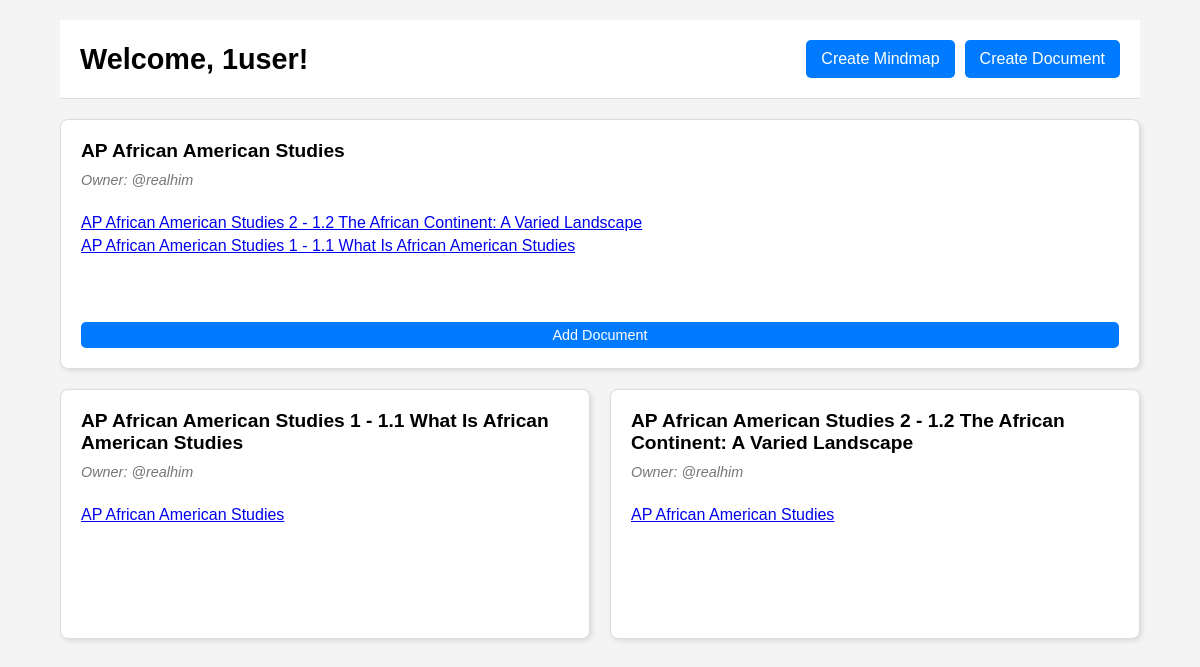
Screenshot of /map/ (signed in) with the database file from the repository.
### members/models.py (models this page shows, shortened)
class Member(models.Model):
    username = models.CharField(max_length=255)
    authuser = models.OneToOneField(User, on_delete=models.CASCADE)
    userId = models.BigAutoField(auto_created=True, primary_key=True, serialize=False, unique = True, null = False)
    friends = models.ManyToManyField("self", blank = True)

class Mindmap(models.Model):
    mapid = models.BigAutoField(auto_created=True, primary_key=True, serialize=False, unique = True, null = False)
    creatorId = models.BigIntegerField(blank=False)
    name = models.CharField(max_length = 120, null = True)
    map = models.TextField()
    viewers = models.ManyToManyField(Member, blank = True)

class Document(models.Model):
    documentId = models.BigAutoField(auto_created=True, primary_key=True, serialize=False, unique = True, null = False)
    creatorId = models.BigIntegerField(blank=False)
    name = models.CharField(max_length = 120, null=True)
    text = models.TextField()
    viewers = models.ManyToManyField(Member, blank = True)
    Mindmaps = models.ManyToManyField(Mindmap, blank = True, related_name="documents")

### map/views.py (the view, shortened to what this page needs)
# urls.py: path('', views.userMaps, name="userMaps"),  # Default path last
@login_required
def userMaps(request):
    if Member.objects.filter(authuser=request.user).exists():
        member = Member.objects.filter(authuser = request.user)[0]
        documents = Document.objects.filter(viewers = member)
        mindmaps = Mindmap.objects.filter(viewers = member)
        for mindmap in mindmaps:
            try:
                creator = Member.objects.get(pk=mindmap.creatorId)  # Get Member by ID
                mindmap.creator_username = creator.username  # Access username
            except Member.DoesNotExist:
                mindmap.creator_username = "Unknown"  # Handle if creator not found
        for document in documents:
            try:
                creator = Member.objects.get(pk=document.creatorId)  # Get Member by ID
                document.creator_username = creator.username  # Access username
            except Member.DoesNotExist:
                document.creator_username = "Unknown"  # Handle if creator not fou
        context = {
        'documents': documents,
        'mindmaps': mindmaps,
        'username':member.username,
        'user':request.user,
        'member':member,
        'friends': Member.objects.filter(friends = member),
        }
        return render(request, 'map/mymaps.html', context)
    return HttpResponse("No Response")

### map/templates/map/mymaps.html (shortened to what this page needs)
<!DOCTYPE html>
<html>
<head>
</head>
<body>
    <div class="container">
        <div class="header">
            <h1>Welcome, {{ username }}!</h1>
            <div class="create-buttons">
                <button id="createMindmapButton">Create Mindmap</button>
                <button id="createDocumentButton">Create Document</button>
            </div>
        </div>
        <div class="mindmap-grid grid-container">
            {% for mindmap in mindmaps %}
                <div class="mindmap-box">
                    <div class="mindmap-title">{{ mindmap.name }}</div>
                    <div class="mindmap-owner">Owner: {{ mindmap.creator_username }}</div>
                    <ul>
                        {% for document in mindmap.documents.all %}
                            <li><a href="/map/document/{{ document.name }}/">{{ document.name }}</a></li>
                        {% endfor %}
                    </ul>
                    <button class="add-document-button" data-mindmap-name="{{ mindmap.name }}">Add Document</button>
                </div>
            {% endfor %}
        </div>
        <div class="document-grid grid-container">
            {% for document in documents %}
                <div class="document-box">
                    <div class="document-title">{{ document.name }}</div>
                    <div class="document-owner">Owner: {{ document.creator_username }}</div>
                    <ul>
                        {% for mindmap in document.Mindmaps.all %}
                            <li><a href="/map/{{ mindmap.name }}/">{{ mindmap.name }}</a></li>
                        {% endfor %}
                    </ul>
                </div>
            {% endfor %}
        </div>
    </div>
</body>
</html>

### map/templates/map/mymaps.html (style rules this page uses)
body { font-family: sans-serif; margin: 0; background-color: #f4f4f4; }
.container { width: 90%; max-width: 1200px; margin: 20px auto; display: grid; grid-template-columns: 1fr; gap: 20px; }
.header { grid-column: 1 / -1; background-color: #fff; padding: 20px; border-bottom: 1px solid #ddd; display: flex; justify-content: space-between; align-items: center; }
.header h1 { margin: 0; font-size: 1.8em; }
.create-buttons { display: flex; gap: 10px; }
.create-buttons button { padding: 10px 15px; background-color: #007bff; color: white; border: none; cursor: pointer; border-radius: 5px; font-size: 1em; transition: background-color 0.3s ease; }
.grid-container { display: grid; grid-template-columns: repeat(auto-fit, minmax(300px, 1fr)); gap: 20px; }
.mindmap-box, .document-box { border: 1px solid #ddd; padding: 20px; background-color: #fff; box-sizing: border-box; display: flex; flex-direction: column; min-height: 250px; box-shadow: 2px 2px 5px rgba(0, 0, 0, 0.1); border-radius: 8px; transition: transform 0.2s ease; }
.mindmap-title, .document-title { font-weight: bold; margin-bottom: 10px; font-size: 1.2em; }
.mindmap-owner, .document-owner { font-style: italic; color: #777; margin-bottom: 10px; font-size: 0.9em; }
.mindmap-box ul, .document-box ul { list-style-type: none; padding: 0; flex-grow: 1; }
.mindmap-box li, .document-box li { margin-bottom: 5px; }
.add-document-button { padding: 5px 10px; background-color: #007bff; color: white; border: none; cursor: pointer; border-radius: 5px; font-size: 0.9em; margin-top: 10px; transition: background-color 0.3s ease; }

### rows the page displays
Member: username "1user"
Mindmap: name "AP African American Studies", creator_username "@realhim"
Document: name "AP African American Studies 2 - 1.2 The African Continent: A Varied Landscape", creator_username "@realhim"
Document: name "AP African American Studies 1 - 1.1 What Is African American Studies", creator_username "@realhim"
